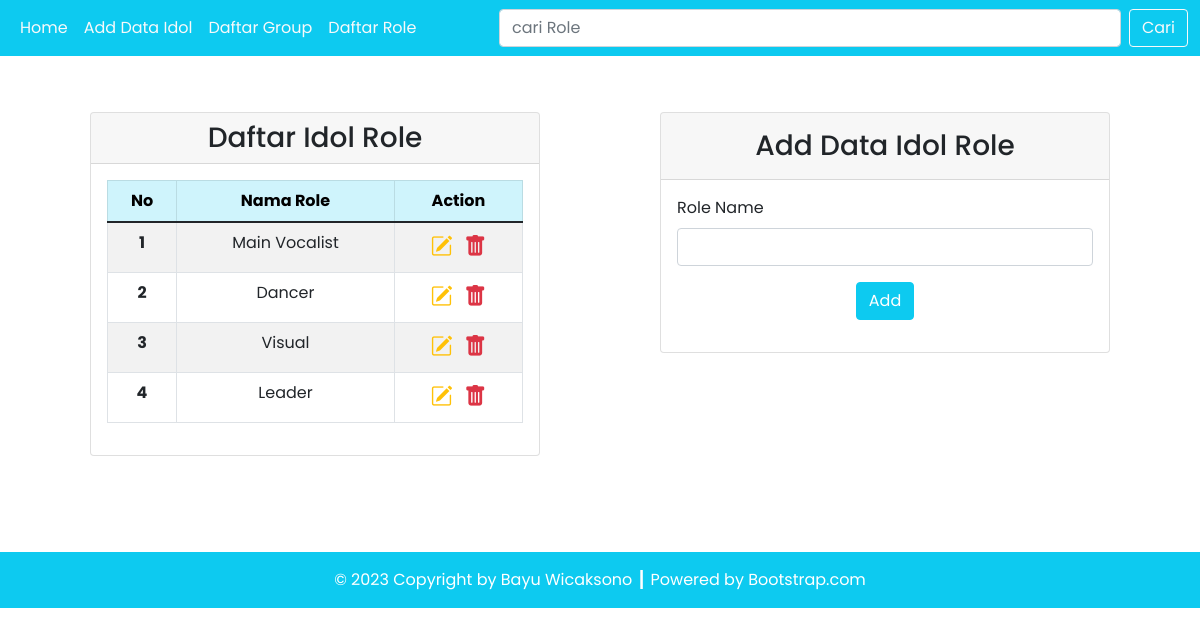
The page /role.php on the database its author committed.
### tables this page shows
CREATE TABLE `role` (
  `ROLE_ID` int(11) NOT NULL,
  `ROLE_NAME` varchar(100) NOT NULL
);

### config/db.php (called while the page is built)
<?php
$DB_HOST = "localhost";
$DB_USERNAME = "root";
$DB_PASSWORD = "";
$DB_NAME = "db_tp3_dpbo";

### classes/DB.php (called while the page is built, shortened)
<?php
class DB
{
    private $hostname;
    private $username;
    private $password;
    private $dbname;
    private $conn;
    private $result;
    function __construct($hostname, $username, $password, $dbname)
    {
        $this->hostname = $hostname;
        $this->username = $username;
        $this->password = $password;
        $this->dbname = $dbname;
    }
    function open()
    {
        $this->conn = mysqli_connect($this->hostname, $this->username, $this->password, $this->dbname);
    }
    function execute($query)
    {
        $this->result = mysqli_query($this->conn, $query);
    }
    function getResult()
    {
        return mysqli_fetch_array($this->result);
    }
}

### classes/Role.php (called while the page is built, shortened)
<?php
class Role extends DB
{
    function getRole()
    {
        $query = "SELECT * FROM role";
        return $this->execute($query);
    }
}

### role.php (the view, shortened to what this page needs)
<?php
include('config/db.php');
include('classes/DB.php');
include('classes/Role.php');
$role = new Role($DB_HOST, $DB_USERNAME, $DB_PASSWORD, $DB_NAME);
$role->open();
$role->getRole();
if (isset($_POST['btn-cari-Role'])) {
    $role->searchRole($_POST['cari']);
} else {
    $role->getRole();
}
$data = null;
$no = 1;
while ($temp = $role->getResult()) {
    $data .= '<tr>
    <th scope="row">' . $no . '</th>
    <td>' . $temp['ROLE_NAME'] . '</td>
    <td style="font-size: 22px;">
    <a href="role.php?id=' . $temp['ROLE_ID'] . '" title="Edit Data"><i class="bi bi-pencil-square text-warning"></i></a>&nbsp;
    <a href="role.php?hapus=' . $temp['ROLE_ID'] . '" title="Delete Data"><i class="bi bi-trash-fill text-danger"></i></a>
    </td>
    </tr>';
    $no++;
}
$header = '<tr>
<th>No</th>
<th>Nama Role</th>
<th>Action</th>
</tr>';

### rows shown on the page
role: ROLE_NAME "Main Vocalist"
role: ROLE_NAME "Dancer"
role: ROLE_NAME "Visual"
role: ROLE_NAME "Leader"
